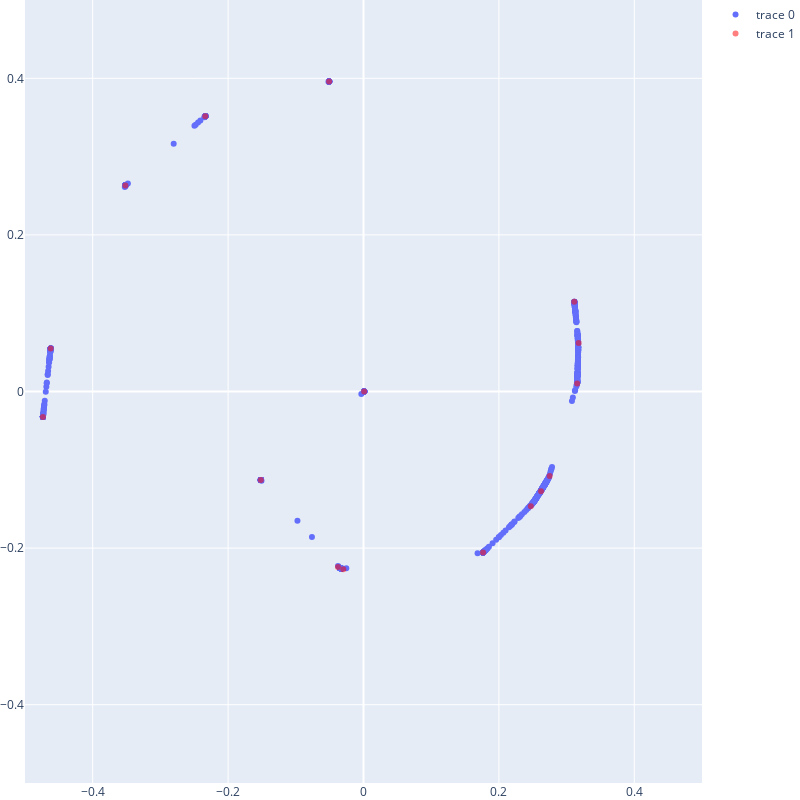

The cell this chart's notebook holds for it:
### Code cell
schedule = DDPMSchedule.make_squaredcos_cap_v2(100)

# The schedule also has the compute_denoised method
# which given a (small) dataset will compute the ground-truth model output!
# This is useful for debugging whether the denoiser has sufficient
# capacity to capture the true score function.
def gt_denoiser(_rng_key, x, t):
    denoised = schedule.compute_denoised(x, t, train_data.tree)
    return schedule.output_from_denoised(x, t, denoised)

def sample_gt(rng_key):
    return schedule.sample(rng_key, gt_denoiser, train_data[0])

gt_samples = jax.vmap(sample_gt)(jax.random.split(jax.random.PRNGKey(42), 1024))
plot_samples(gt_samples, train_data.tree)

### Figure 1 — Plotly figure (JSON) as saved in the notebook; plotly's stock layout.template omitted (floating-point values rounded to 4 significant figures; data arrays with more than 128 entries replaced by an {"elided": "..."} marker saying what was removed)
{"data": [{"mode": "markers", "type": "scatter", "x": {"elided": "1024 float values"}, "y": {"elided": "1024 float values"}}, {"marker": {"color": "red"}, "mode": "markers", "opacity": 0.5, "type": "scatter", "x": [-0.4621, -0.05077, 0.3178, 0.2472, -0.03772, 0.0009664, -0.2337, -0.0298, 0.3113, -0.4735, 0.3156, 0.1766, 0.275, -0.3517, 0.2623, -0.1517], "y": [0.05478, 0.3958, 0.06206, -0.1466, -0.2241, 1.868e-05, 0.3514, -0.2271, 0.1147, -0.03243, 0.01018, -0.2057, -0.108, 0.2629, -0.1273, -0.1129]}], "layout": {"height": 800, "margin": {"b": 0, "l": 0, "pad": 0, "r": 0, "t": 0}, "width": 800, "xaxis": {"range": [-0.5, 0.5]}, "yaxis": {"range": [-0.5, 0.5]}}}
